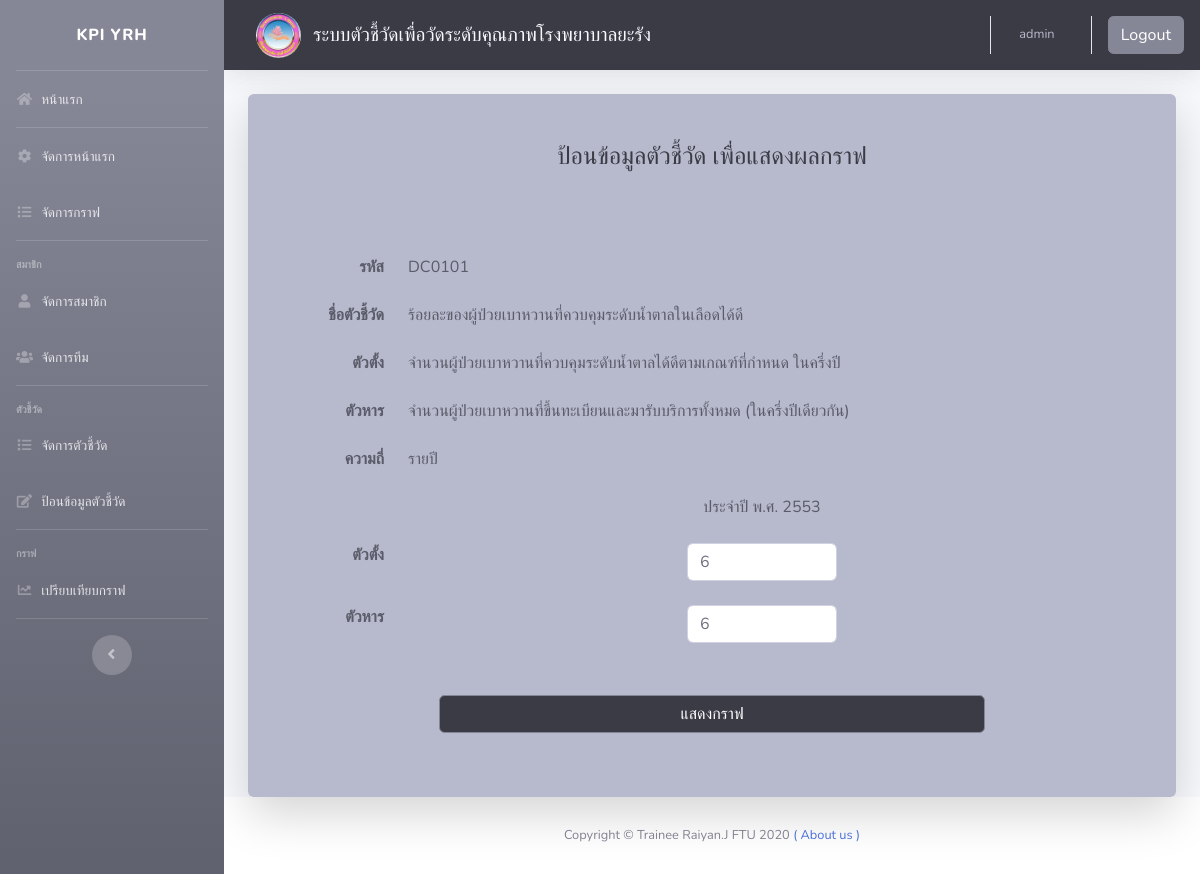
Screenshot of /public/insert_y_edit.php?id=DC01012553 (signed in) with the database file from the repository.
### tables this page shows
CREATE TABLE `graph_y` (
  `graph_y_id` varchar(20) NOT NULL,
  `indicator` varchar(20) NOT NULL,
  `year` int(10) NOT NULL,
  `number1` varchar(10) NOT NULL,
  `divisor1` varchar(10) NOT NULL,
  `mean` int(50) DEFAULT NULL,
  `comment` varchar(1000) DEFAULT NULL,
  `date` datetime NOT NULL DEFAULT current_timestamp(),
  `user_post` varchar(20) DEFAULT NULL,
  `status` int(10) NOT NULL DEFAULT 0
);

CREATE TABLE `indicator` (
  `id` int(10) NOT NULL,
  `indicator_code` varchar(20) NOT NULL,
  `indicator_name` varchar(300) NOT NULL,
  `first_name` varchar(500) NOT NULL,
  `last_name` varchar(500) NOT NULL,
  `degree` int(10) NOT NULL,
  `team_code` varchar(10) NOT NULL
);

### include/select_graph_y.php (called while the page is built, shortened)
<?php
$sql = "SELECT graph_y.*, indicator.*
FROM graph_y, indicator
WHERE indicator.indicator_code=graph_y.indicator
AND graph_y_id = '" . $id . "'";
$objQuery = mysqli_query($connect, $sql);
while ($row = mysqli_fetch_array($objQuery)) {
	$indicator_code = $row['indicator_code'];
	$indicator_name = $row['indicator_name'];
	$first_name = $row["first_name"];
	$last_name = $row["last_name"];
	$year = $row['year'];
	$number1 = $row['number1'];
	$divisor1 = $row['divisor1'];
}

### public/insert_y_edit.php (the view, shortened to what this page needs)
<?php
include('../include/db.php');
if (isset($_SESSION['username'])) {
if (extract($_GET)) {
  $id = isset($_GET['id']) ? $_GET['id'] : "";
  }
include('../include/select_graph_y.php');
?>
<!DOCTYPE html>
<html lang="en">
<head>
  <?php include('../include/head.php'); ?>
</head>
<body id="page-top">
  <div id="wrapper">
    <?php include('../include/sidebar.php'); ?>
    <div id="content-wrapper" class="d-flex flex-column">
      <div id="content">
        <?php include('../include/topbar.php'); ?>
        <div class="container-fluid">
          <div class="row justify-content-center">
            <div class="col-xl-12 col-lg-14 col-md-9">
              <div class="card o-hidden border-0 shadow-lg">
                <div class="card-body p-0 bg-gray-500">
                  <div class="row">
                    <div class="col-lg-12">
                      <div class="p-5">
                        <div class="text-center">
                          <h1 class="h4 text-gray-900 mb-4">ป้อนข้อมูลตัวชี้วัด เพื่อแสดงผลกราฟ</h1>
                        </div>
                        <form class="form-group text-right" method="post" name="form1" action="">
                          <div class="form row">
                            <div class="col-sm-2">
                            </div>
                            <div class="col-sm-8" align="center">
                            </div>
                          </div>
                          <table class="table table-borderless text-gray-800">
                            <thead>
                              <tr>
                                <th></th>
                              </tr>
                              <tr>
                                <th style="width: 100px" align="left">รหัส</th>
                                <td colspan="12" align="left"><?php echo $indicator_code; ?></td>
                              </tr>
                              <tr>
                                <th>ชื่อตัวชี้วัด</th>
                                <td colspan="12" align="left"><?php echo $indicator_name; ?></td>
                              </tr>
                              <tr>
                                <th>ตัวตั้ง</th>
                                <td colspan="12" align="left"><?php echo $first_name; ?></td>
                              </tr>
                              <tr>
                                <th>ตัวหาร</th>
                                <td colspan="12" align="left"><?php echo $last_name; ?></td>
                              </tr>
                              <tr>
                                <th>ความถี่</th>
                                <td colspan="12" align="left">รายปี</td>
                              </tr>
                            </thead>
                            <tbody>
                              <tr>
                                <td align="center"></td>
                                <td colspan="12" align="center">ประจำปี พ.ศ. <?php echo $year; ?></td>
                              </tr>
                              <tr>
                                <th>ตัวตั้ง</th>
                                <td align="center"><input class="form-control" name="number1" id="number1" type="text" value="<?php echo $number1; ?>" style="width:150px"></td>
                              </tr>
                              <tr>
                                <th>ตัวหาร</th>
                                <td align="center"><input class="form-control" name="divisor1" id="divisor1" type="text" value="<?php echo $divisor1; ?>" style="width:150px"></td>
                              </tr>
                            </tbody>
                          </table>
                          <div class="form row">
                            <div class="col-sm-2">
                            </div>
                            <div class="col-sm-8">
                              <button class="btn btn-secondary btn-user btn-block bg-gray-900" name="submit" type="submit" value="">แสดงกราฟ</button>
                            </div>
                          </div>
                        </form>
                      </div>
                    </div>
                  </div>
                </div>
              </div>
            </div>
          </div>
        </div>
      </div>
      <?php include('../include/footer.php'); ?>
    </div>
</body>
</html>
<?php } else { Header("Location:home.php");} ?>

### rows the page displays
graph_y: indicator.indicator_code "DC0101", indicator.indicator_name "ร้อยละของผู้ป่วยเบาหวานที่ควบคุมระดับน้ำตาลในเลือดได้ดี", indicator.first_name "จำนวนผู้ป่วยเบาหวานที่ควบคุมระดับน้ำตาลได้ดีตามเกณฑ์ที่กำหนด ในครึ่งปี", indicator.last_name "จำนวนผู้ป่วยเบาหวานที่ขึ้นทะเบียนและมารับบริการทั้งหมด (ในครึ่งปีเดียวกัน)", year "2553", number1 "6", divisor1 "6"

### other values shown
$username "admin"
